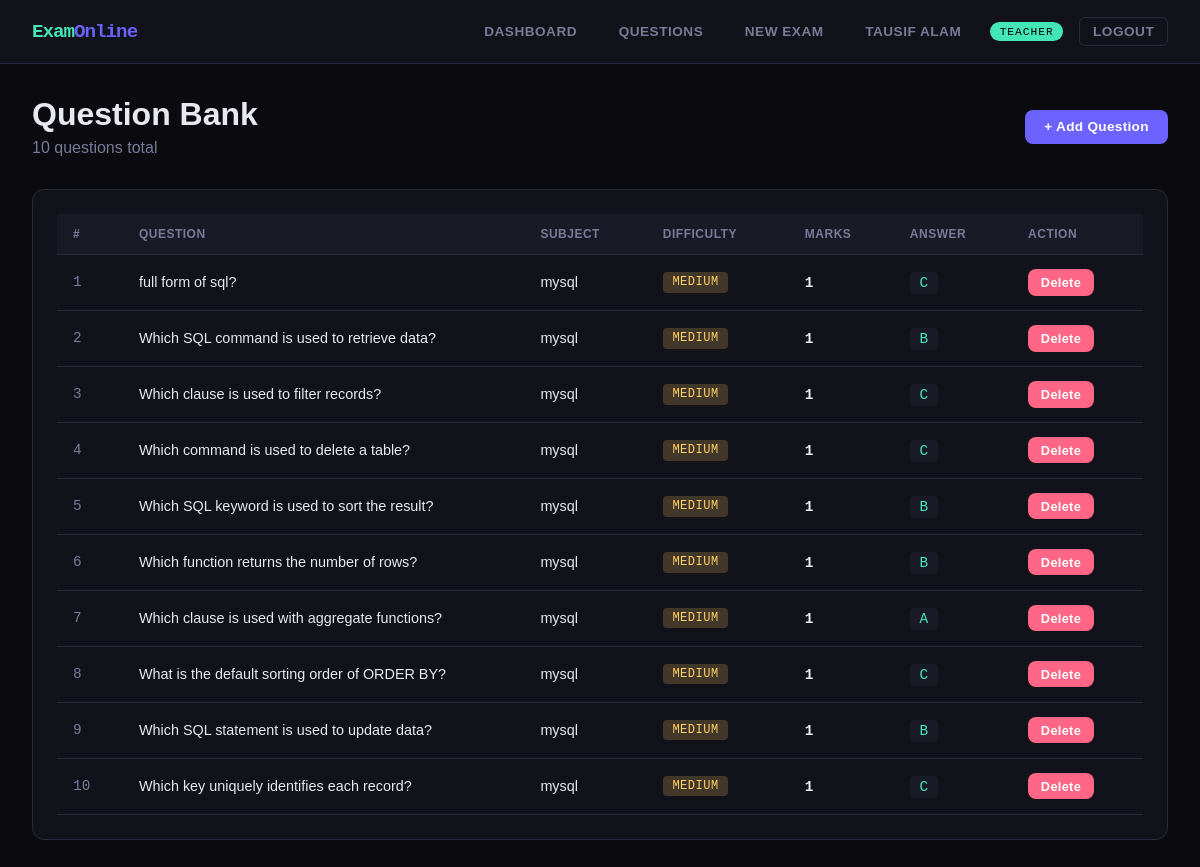
Page /question-bank/ (signed in) on the committed database.
### accounts/models.py (models this page shows, shortened)
class User(AbstractUser):
    ROLE_CHOICES = [('admin', 'Admin'), ('teacher', 'Teacher'), ('student', 'Student')]
    role = models.CharField(max_length=10, choices=ROLE_CHOICES, default='student')
    phone = models.CharField(max_length=15, blank=True)
    profile_pic = models.CharField(max_length=200, blank=True)
    bio = models.TextField(blank=True)
    created_at = models.DateTimeField(auto_now_add=True)

### exams/models.py (models this page shows, shortened)
class Question(models.Model):
    DIFFICULTY = [('easy','Easy'), ('medium','Medium'), ('hard','Hard')]
    subject = models.ForeignKey(Subject, on_delete=models.CASCADE, related_name='questions')
    text = models.TextField()
    option_a = models.CharField(max_length=300)
    option_b = models.CharField(max_length=300)
    option_c = models.CharField(max_length=300)
    option_d = models.CharField(max_length=300)
    correct_answer = models.CharField(max_length=1, choices=OPTIONS)
    marks = models.IntegerField(default=1)
    difficulty = models.CharField(max_length=10, choices=DIFFICULTY, default='medium')
    created_by = models.ForeignKey(User, on_delete=models.CASCADE)
    created_at = models.DateTimeField(auto_now_add=True)

class Subject(models.Model):
    name = models.CharField(max_length=100)
    code = models.CharField(max_length=20, unique=True)
    created_by = models.ForeignKey(User, on_delete=models.CASCADE)
    created_at = models.DateTimeField(auto_now_add=True)

### exams/views.py (the view)
# urls.py: path('question-bank/', ev.question_bank, name='question_bank'),
@login_required
def question_bank(request):
    if request.user.role not in ('teacher', 'admin'):
        return redirect('dashboard')
    questions = Question.objects.filter(created_by=request.user).select_related('subject')
    return render(request, 'exams/question_bank.html', {'questions': questions})

### templates/exams/question_bank.html (shortened to what this page needs)
{% extends 'base.html' %}
{% block content %}
<div class="container">
  <div class="page-header" style="display:flex;justify-content:space-between;align-items:center">
    <div>
      <h1>Question Bank</h1>
      <p>{{ questions.count }} questions total</p>
    </div>
    <a href="{% url 'create_question' %}" class="btn btn-primary">+ Add Question</a>
  </div>
  <div class="card">
    <div class="table-wrap">
      <table>
        <thead>
          <tr><th>#</th><th>Question</th><th>Subject</th><th>Difficulty</th><th>Marks</th><th>Answer</th><th>Action</th></tr>
        </thead>
        <tbody>
          {% for q in questions %}
          <tr>
            <td style="font-family:var(--mono);color:var(--text-dim)">{{ forloop.counter }}</td>
            <td style="max-width:300px">{{ q.text|truncatechars:80 }}</td>
            <td>{{ q.subject.name }}</td>
            <td><span class="tag tag-{{ q.difficulty }}">{{ q.difficulty }}</span></td>
            <td><span style="font-family:var(--mono);font-weight:700">{{ q.marks }}</span></td>
            <td><span style="font-family:var(--mono);background:var(--surface2);padding:.2rem .6rem;border-radius:4px;color:var(--accent3)">{{ q.correct_answer }}</span></td>
            <td>
              <a href="{% url 'delete_question' q.id %}" class="btn btn-danger btn-sm" onclick="return confirm('Delete this question?')">Delete</a>
            </td>
          </tr>
          {% empty %}
          <tr><td colspan="7"><div class="empty-state"><div class="icon">📝</div><p>No questions yet. <a href="{% url 'create_question' %}">Add your first question</a></p></div></td></tr>
          {% endfor %}
        </tbody>
      </table>
    </div>
  </div>
</div>
{% endblock %}

### templates/base.html (shortened to what this page needs)
<!DOCTYPE html>
<html lang="en">
<head>
</head>
<body>
{% if user.is_authenticated %}
<nav class="navbar">
  <div class="nav-brand">Exam<span>Online</span></div>
  <div class="nav-links">
    {% if user.role == 'admin' %}
      <a href="{% url 'admin_dashboard' %}">Dashboard</a>
      <a href="{% url 'manage_users' %}">Users</a>
      <a href="{% url 'all_results' %}">Results</a>
    {% elif user.role == 'teacher' %}
      <a href="{% url 'teacher_dashboard' %}">Dashboard</a>
      <a href="{% url 'question_bank' %}">Questions</a>
      <a href="{% url 'create_exam' %}">New Exam</a>
    {% else %}
      <a href="{% url 'student_dashboard' %}">Dashboard</a>
      <a href="{% url 'my_results' %}">My Results</a>
    {% endif %}
    <a href="{% url 'profile' %}">{{ user.get_full_name|default:user.username }}</a>
    <span class="badge-role {{ user.role }}">{{ user.role }}</span>
    <a href="{% url 'logout' %}" class="btn btn-ghost btn-sm">Logout</a>
  </div>
</nav>
{% endif %}
<main>
{% block content %}{% endblock %}
</main>
</body>
</html>

### templates/base.html (style rules this page uses)
:root { --bg: #0a0a0f; --surface: #12121a; --surface2: #1a1a26; --border: #2a2a3e; --accent: #6c63ff; --accent2: #ff6584; --accent3: #43e6b5; --text: #e8e8f0; --text-dim: #7a7a9a; --success: #43e6b5; --danger: #ff6584; --warning: #ffd166; --radius: 12px; --mono: 'Space Mono', monospace; --sans: 'Syne', sans-serif; }
* { box-sizing: border-box; margin: 0; padding: 0; }
body { background: var(--bg); color: var(--text); font-family: var(--sans); min-height: 100vh; }
a { color: var(--accent); text-decoration: none; }
.navbar { background: var(--surface); border-bottom: 1px solid var(--border); padding: 0 2rem; height: 64px; display: flex; align-items: center; justify-content: space-between; position: sticky; top: 0; z-index: 100; backdrop-filter: blur(10px); }
.nav-brand { font-family: var(--mono); font-weight: 700; font-size: 1.2rem; color: var(--accent3); letter-spacing: -1px; }
.nav-brand span { color: var(--accent); }
.nav-links { display: flex; gap: 1rem; align-items: center; }
.nav-links a { color: var(--text-dim); font-size: .85rem; font-weight: 600; padding: .4rem .8rem; border-radius: 6px; transition: all .2s; text-transform: uppercase; letter-spacing: .5px; }
.badge-role { background: var(--accent); color: #fff; font-size: .7rem; padding: .2rem .6rem; border-radius: 20px; font-family: var(--mono); text-transform: uppercase; letter-spacing: 1px; }
.badge-role.teacher { background: var(--accent3); color: #000; }
.container { max-width: 1200px; margin: 0 auto; padding: 2rem; }
.page-header { margin-bottom: 2rem; }
.page-header h1 { font-size: 2rem; font-weight: 800; color: var(--text); }
.page-header p { color: var(--text-dim); margin-top: .4rem; }
.card { background: var(--surface); border: 1px solid var(--border); border-radius: var(--radius); padding: 1.5rem; transition: border-color .2s; }
.btn { display: inline-flex; align-items: center; gap: .4rem; padding: .6rem 1.2rem; border-radius: 8px; border: none; cursor: pointer; font-family: var(--sans); font-weight: 600; font-size: .85rem; transition: all .2s; text-decoration: none; letter-spacing: .3px; }
.btn-primary { background: var(--accent); color: #fff; }
.btn-danger { background: var(--accent2); color: #fff; }
.btn-ghost { background: transparent; color: var(--text-dim); border: 1px solid var(--border); }
.btn-sm { padding: .35rem .8rem; font-size: .8rem; }
.table-wrap { overflow-x: auto; }
table { width: 100%; border-collapse: collapse; }
thead th { background: var(--surface2); padding: .8rem 1rem; text-align: left; font-size: .75rem; color: var(--text-dim); text-transform: uppercase; letter-spacing: .5px; border-bottom: 1px solid var(--border); }
tbody td { padding: .9rem 1rem; border-bottom: 1px solid var(--border); font-size: .9rem; }
.tag { display: inline-block; padding: .2rem .6rem; border-radius: 4px; font-size: .75rem; font-family: var(--mono); text-transform: uppercase; letter-spacing: .5px; }
.tag-medium { background: rgba(255,209,102,.2); color: var(--warning); }

### rows in the picture
User: get_full_name "TAUSIF ALAM", role "TEACHER"
Question: text "full form of sql?", subject.name "mysql", difficulty "MEDIUM", marks "1", correct_answer "C"
Question: text "Which SQL command is used to retrieve data?", subject.name "mysql", difficulty "MEDIUM", marks "1", correct_answer "B"
Question: text "Which clause is used to filter records?", subject.name "mysql", difficulty "MEDIUM", marks "1", correct_answer "C"
Question: text "Which command is used to delete a table?", subject.name "mysql", difficulty "MEDIUM", marks "1", correct_answer "C"
Question: text "Which SQL keyword is used to sort the result?", subject.name "mysql", difficulty "MEDIUM", marks "1", correct_answer "B"
Question: text "Which function returns the number of rows?", subject.name "mysql", difficulty "MEDIUM", marks "1", correct_answer "B"
Question: text "Which clause is used with aggregate functions?", subject.name "mysql", difficulty "MEDIUM", marks "1", correct_answer "A"
Question: text "What is the default sorting order of ORDER BY?", subject.name "mysql", difficulty "MEDIUM", marks "1", correct_answer "C"
Question: text "Which SQL statement is used to update data?", subject.name "mysql", difficulty "MEDIUM", marks "1", correct_answer "B"
Question: text "Which key uniquely identifies each record?", subject.name "mysql", difficulty "MEDIUM", marks "1", correct_answer "C"

### other values in the picture
{{ questions.count }} "10"
